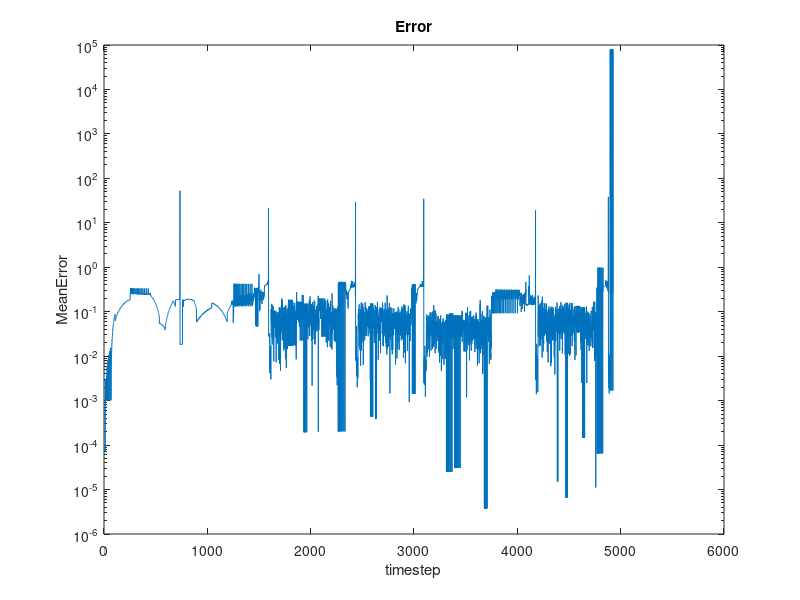

Write MATLAB code to recreate this figure.
clear;
% add folder and its subfolders to the search paths.
%addpath(genpath('c:/matlab/myfiles'));
% add a folder to the seraching paths.
addpath('/Users/pohsuanhuang/Desktop/Curriculum Section/2016SS/Butz Lab/Java Code/Update of DiskWorldEAR');
%% SumofErrors = load('SumofErrors,1.txt');
meanError = load('meanError,1.txt');
%%
%{
pred = load('pred.txt');
target = load('target.txt');
err = load('err.txt');
errvar = load('errvar.txt');

figure()

x = 1:1:length(target);
plot(x,target,'b',x,pred,'r');

xlabel('timestep');
ylabel('loc');

%}

figure()
x = 1:1:length(meanError);

axis tight;
semilogy(x,meanError);
h = gca;
% h.format_tick(h,'$100*{1}$',[],[],[],0,0);
title('Error')
xlabel('timestep');
ylabel('MeanError');
%{
figure()
shadedErrorBar(x,err,sqrt(errvar),'-ro',0.6);
title('Error with ErrorBar')
%}


